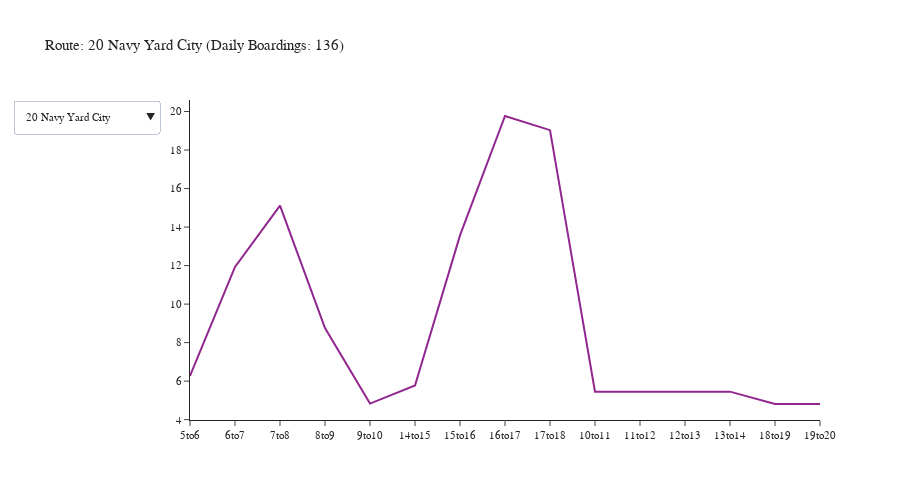

The cell this chart's notebook holds for it:
### Code cell
agency = 'Kitsap Transit'
df = df_transit_line[df_transit_line['agency'] == agency]
df = df.groupby(['tod', 'description']).agg({'boardings': 'sum'}).reset_index()
fig = create_tod_chart(df)
fig.show()

### Figure 1 — Plotly figure (JSON) as saved in the notebook; plotly's stock layout.template omitted (floating-point values rounded to 4 significant figures)
{"data": [{"mode": "lines", "name": "20 Navy Yard City", "type": "scatter", "visible": true, "x": ["5to6", "6to7", "7to8", "8to9", "9to10", "14to15", "15to16", "16to17", "17to18", "10to11", "11to12", "12to13", "13to14", "18to19", "19to20"], "y": [6.271, 11.93, 15.12, 8.753, 4.834, 5.773, 13.57, 19.77, 19.03, 5.455, 5.455, 5.455, 5.455, 4.812, 4.812]}, {"mode": "lines", "name": "212 Brem-Silverdle W", "type": "scatter", "visible": false, "x": ["5to6", "6to7", "7to8", "8to9", "9to10", "14to15", "15to16", "16to17", "17to18", "10to11", "11to12", "12to13", "13to14", "18to19", "19to20", "20to21", "21to22", "22to23", "23to0", "0to1", "1to2", "2to3", "3to4", "4to5"], "y": [25.41, 52.35, 61.08, 35.82, 17.66, 39.74, 45.91, 51.02, 71.22, 20.62, 20.62, 20.62, 20.62, 40.04, 40.04, 5.969, 5.969, 5.969, 5.969, 5.969, 5.969, 5.969, 5.969, 5.969]}, {"mode": "lines", "name": "217 Brem-Silverdle E", "type": "scatter", "visible": false, "x": ["5to6", "6to7", "7to8", "8to9", "9to10", "14to15", "15to16", "16to17", "17to18", "10to11", "11to12", "12to13", "13to14", "18to19", "19to20", "20to21", "21to22", "22to23", "23to0", "0to1", "1to2", "2to3", "3to4", "4to5"], "y": [37.95, 50.42, 109.1, 63.37, 25.59, 47.31, 51.85, 66.0, 72.0, 31.39, 31.39, 31.39, 31.39, 51.28, 51.28, 5.698, 5.698, 5.698, 5.698, 5.698, 5.698, 5.698, 5.698, 5.698]}, {"mode": "lines", "name": "221 Perry Avenue", "type": "scatter", "visible": false, "x": ["5to6", "6to7", "7to8", "8to9", "9to10", "14to15", "15to16", "16to17", "17to18", "10to11", "11to12", "12to13", "13to14", "18to19", "19to20"], "y": [1.085, 16.01, 6.384, 8.664, 3.537, 6.153, 3.191, 9.58, 4.498, 4.544, 4.544, 4.544, 4.544, 11.92, 11.92]}, {"mode": "lines", "name": "223 Kariotis", "type": "scatter", "visible": false, "x": ["6to7", "7to8", "8to9", "9to10", "14to15", "15to16", "16to17", "17to18", "10to11", "11to12", "12to13", "13to14", "18to19", "19to20"], "y": [4.713, 5.613, 5.485, 4.077, 4.211, 2.494, 2.48, 3.606, 2.169, 2.169, 2.169, 2.169, 2.331, 2.331]}, {"mode": "lines", "name": "225 Sheridan Park", "type": "scatter", "visible": false, "x": ["5to6", "6to7", "7to8", "8to9", "9to10", "14to15", "15to16", "16to17", "17to18", "10to11", "11to12", "12to13", "13to14", "18to19", "19to20"], "y": [2.087, 22.43, 7.922, 12.87, 2.653, 3.732, 7.371, 7.099, 13.07, 6.476, 6.476, 6.476, 6.476, 9.782, 9.782]}, {"mode": "lines", "name": "235 E Silvr-Old Twn", "type": "scatter", "visible": false, "x": ["8to9", "9to10", "14to15", "15to16", "16to17", "17to18", "10to11", "11to12", "12to13", "13to14"], "y": [1.121, 1.044, 0.201, 0.2431, 0.9478, 0.5527, 0.3529, 0.3529, 0.3529, 0.3529]}, {"mode": "lines", "name": "237 W Silvr-Fairgrnd", "type": "scatter", "visible": false, "x": ["9to10", "14to15", "15to16", "16to17", "17to18", "10to11", "11to12", "12to13", "13to14", "18to19", "19to20"], "y": [0.3648, 0.3779, 0.8729, 1.092, 0.3491, 0.3237, 0.3237, 0.3237, 0.3237, 0.05174, 0.05174]}, {"mode": "lines", "name": "24 Olympic College", "type": "scatter", "visible": false, "x": ["5to6", "6to7", "7to8", "8to9", "9to10", "14to15", "15to16", "16to17", "17to18", "10to11", "11to12", "12to13", "13to14", "18to19", "19to20"], "y": [9.737, 18.04, 21.61, 10.82, 5.447, 8.184, 10.88, 19.77, 11.91, 4.654, 4.654, 4.654, 4.654, 6.694, 6.694]}, {"mode": "lines", "name": "26 Bay Vista", "type": "scatter", "visible": false, "x": ["5to6", "6to7", "7to8", "8to9", "9to10", "14to15", "15to16", "16to17", "17to18", "10to11", "11to12", "12to13", "13to14", "18to19", "19to20"], "y": [5.703, 15.89, 12.13, 6.064, 4.276, 5.335, 11.2, 19.87, 19.62, 4.277, 4.277, 4.277, 4.277, 11.6, 11.6]}, {"mode": "lines", "name": "301 N Kitsap FF", "type": "scatter", "visible": false, "x": ["5to6", "6to7", "8to9", "9to10", "15to16", "16to17", "17to18", "10to11", "11to12", "12to13", "13to14", "18to19", "19to20"], "y": [27.94, 50.64, 6.21, 1.694, 23.82, 23.57, 20.91, 5.342, 5.342, 5.342, 5.342, 7.293, 7.293]}, {"mode": "lines", "name": "302 Suquam-Kingston", "type": "scatter", "visible": false, "x": ["6to7", "7to8", "8to9", "15to16", "16to17", "17to18", "10to11", "11to12", "12to13", "13to14", "18to19", "19to20"], "y": [3, 19.0, 0, 1.706, 5, 6.042, 0.1693, 0.1693, 0.1693, 0.1693, 1.547, 1.547]}, {"mode": "lines", "name": "307 N Vkng-KingstnFF", "type": "scatter", "visible": false, "x": ["6to7", "7to8", "8to9", "9to10", "15to16", "16to17", "17to18", "10to11", "11to12", "12to13", "13to14", "18to19", "19to20"], "y": [0, 0, 2, 1, 0.3334, 1, 1.657, 1.822, 1.822, 1.822, 1.822, 0.9529, 0.9529]}, {"mode": "lines", "name": "332 Poulsbo-Silvrdle", "type": "scatter", "visible": false, "x": ["7to8", "8to9", "9to10", "14to15", "15to16", "16to17", "17to18", "10to11", "11to12", "12to13", "13to14", "18to19", "19to20"], "y": [5.132, 4.577, 1.507, 32.52, 4.771, 5.022, 5.462, 5.557, 5.557, 5.557, 5.557, 5.039, 5.039]}, {"mode": "lines", "name": "344 Poulsbo Central", "type": "scatter", "visible": false, "x": ["8to9", "9to10", "14to15", "15to16", "16to17", "17to18", "10to11", "11to12", "12to13", "13to14"], "y": [4.842, 2.297, 5.957, 5.357, 6.206, 3.988, 2.646, 2.646, 2.646, 2.646]}, {"mode": "lines", "name": "390 Poulsbo-Bainbrdg", "type": "scatter", "visible": false, "x": ["5to6", "6to7", "7to8", "8to9", "9to10", "14to15", "15to16", "16to17", "17to18", "10to11", "11to12", "12to13", "13to14", "18to19", "19to20", "20to21", "21to22", "22to23", "23to0", "0to1", "1to2", "2to3", "3to4", "4to5"], "y": [13.46, 24.59, 27.32, 28.16, 11.33, 43.04, 14.17, 17.64, 19.17, 19.93, 19.93, 19.93, 19.93, 18.88, 18.88, 6.563, 6.563, 6.563, 6.563, 6.563, 6.563, 6.563, 6.563, 6.563]}, {"mode": "lines", "name": "4 Tremont", "type": "scatter", "visible": false, "x": ["5to6", "6to7", "7to8", "8to9", "9to10", "14to15", "15to16", "16to17", "17to18", "10to11", "11to12", "12to13", "13to14", "18to19", "19to20"], "y": [2.774, 3.995, 3.204, 3.688, 2.277, 0.8851, 6.498, 4.404, 5.073, 0.7824, 0.7824, 0.7824, 0.7824, 0.4098, 0.4098]}, {"mode": "lines", "name": "5 Sidney", "type": "scatter", "visible": false, "x": ["5to6", "6to7", "7to8", "8to9", "9to10", "14to15", "15to16", "16to17", "17to18", "10to11", "11to12", "12to13", "13to14", "18to19", "19to20"], "y": [2.198, 6.574, 7.726, 6.658, 3.729, 3.892, 6.656, 3.702, 3.08, 2.946, 2.946, 2.946, 2.946, 1.065, 1.065]}, {"mode": "lines", "name": "8 Bethel", "type": "scatter", "visible": false, "x": ["5to6", "6to7", "7to8", "8to9", "9to10", "14to15", "15to16", "16to17", "17to18", "10to11", "11to12", "12to13", "13to14", "18to19", "19to20"], "y": [11.83, 17.59, 22.71, 22.69, 12.44, 13.55, 29.78, 14.63, 37.15, 17.65, 17.65, 17.65, 17.65, 18.56, 18.56]}, {"mode": "lines", "name": "9 E Port Orchard", "type": "scatter", "visible": false, "x": ["6to7", "7to8", "8to9", "9to10", "14to15", "15to16", "16to17", "17to18", "10to11", "11to12", "12to13", "13to14", "18to19", "19to20"], "y": [2.632, 7.637, 5.686, 5.227, 8.166, 4.581, 6.764, 10.62, 9.705, 9.705, 9.705, 9.705, 2.887, 2.887]}, {"mode": "lines", "name": "Brem-Pt Orchard FF", "type": "scatter", "visible": false, "x": ["5to6", "6to7", "7to8", "8to9", "9to10", "14to15", "15to16", "16to17", "17to18", "10to11", "11to12", "12to13", "13to14", "18to19", "19to20", "20to21", "21to22", "22to23", "23to0", "0to1", "1to2", "2to3", "3to4", "4to5"], "y": [76.2, 197.3, 172.9, 123.6, 46.24, 65.52, 86.78, 61.54, 165.5, 61.8, 61.8, 61.8, 61.8, 71.29, 71.29, 18.21, 18.21, 18.21, 18.21, 18.21, 18.21, 18.21, 18.21, 18.21]}, {"mode": "lines", "name": "Seattle-Bremerton FF", "type": "scatter", "visible": false, "x": ["5to6", "6to7", "7to8", "8to9", "9to10", "14to15", "15to16", "16to17", "17to18", "10to11", "11to12", "12to13", "13to14", "18to19", "19to20", "20to21", "21to22", "22to23", "23to0", "0to1", "1to2", "2to3", "3to4", "4to5"], "y": [274.4, 408.0, 423, 205.1, 73.36, 90.79, 248.0, 292.6, 520.8, 38.45, 38.45, 38.45, 38.45, 162.6, 162.6, 18.15, 18.15, 18.15, 18.15, 18.15, 18.15, 18.15, 18.15, 18.15]}, {"mode": "lines", "name": "Seattle-Kingston FF", "type": "scatter", "visible": false, "x": ["5to6", "6to7", "7to8", "8to9", "14to15", "15to16", "16to17", "17to18", "10to11", "11to12", "12to13", "13to14", "18to19", "19to20"], "y": [11, 0, 17, 1.351, 2, 34, 1, 8.148, 0, 0, 0, 0, 1.5, 1.5]}, {"mode": "lines", "name": "Brem-Annapolis FF", "type": "scatter", "visible": false, "x": ["5to6", "6to7", "7to8", "14to15", "15to16", "16to17", "17to18"], "y": [9.105, 32.58, 26.12, 12.27, 85.04, 79.51, 84.29]}, {"mode": "lines", "name": "Seattle-Southwrth FF", "type": "scatter", "visible": false, "x": ["5to6", "6to7", "7to8", "8to9", "14to15", "15to16", "16to17", "17to18", "18to19", "19to20"], "y": [116.0, 116.3, 74.4, 23.9, 34.21, 14.54, 81.08, 67.35, 45.32, 45.32]}, {"mode": "lines", "name": "106 Fletcher Bay", "type": "scatter", "visible": false, "x": ["5to6", "6to7", "7to8", "15to16", "16to17", "17to18", "18to19", "19to20"], "y": [5.035, 4.322, 2.004, 2.324, 3.718, 2.793, 2.866, 2.866]}, {"mode": "lines", "name": "215 McWilliams", "type": "scatter", "visible": false, "x": ["5to6", "6to7", "7to8", "15to16", "16to17", "17to18", "18to19", "19to20"], "y": [41.02, 41.67, 27.34, 17.22, 44.73, 65.55, 14.51, 14.51]}, {"mode": "lines", "name": "219 Crossroads", "type": "scatter", "visible": false, "x": ["5to6", "6to7", "7to8", "15to16", "16to17"], "y": [7.106, 3.8, 6.486, 5.436, 0.4768]}, {"mode": "lines", "name": "333 Silvrdale-Bainb", "type": "scatter", "visible": false, "x": ["5to6", "6to7", "15to16", "16to17", "17to18", "18to19", "19to20", "20to21", "21to22", "22to23", "23to0", "0to1", "1to2", "2to3", "3to4", "4to5"], "y": [42.02, 12.49, 8.793, 18.14, 16.84, 13.13, 13.13, 4.104, 4.104, 4.104, 4.104, 4.104, 4.104, 4.104, 4.104, 4.104]}, {"mode": "lines", "name": "81 Annapolis Commutr", "type": "scatter", "visible": false, "x": ["5to6", "6to7", "7to8", "15to16", "16to17", "17to18"], "y": [2, 10.45, 1.905, 8.672, 18.28, 4.961]}, {"mode": "lines", "name": "85 Mullenix Express", "type": "scatter", "visible": false, "x": ["5to6", "6to7", "7to8", "15to16", "16to17", "17to18", "18to19", "19to20"], "y": [2.1, 8.1, 5.4, 0, 4.082, 1.382, 1.79, 1.79]}, {"mode": "lines", "name": "86 Southwrth Shuttle", "type": "scatter", "visible": false, "x": ["5to6", "6to7", "7to8", "8to9", "15to16", "16to17", "17to18", "18to19", "19to20"], "y": [75.96, 167.6, 15.06, 47.89, 42.14, 56.72, 73.22, 38.4, 38.4]}, {"mode": "lines", "name": "93 Manzanita", "type": "scatter", "visible": false, "x": ["5to6", "6to7", "7to8", "15to16", "16to17", "17to18", "18to19", "19to20"], "y": [2.153, 6.63, 8.314, 2.232, 1.179, 1.855, 1.901, 1.901]}, {"mode": "lines", "name": "94 Agate Point", "type": "scatter", "visible": false, "x": ["5to6", "6to7", "7to8", "15to16", "16to17", "17to18", "18to19", "19to20"], "y": [1.961, 4.991, 3.382, 3.265, 4.645, 7.514, 2.101, 2.101]}, {"mode": "lines", "name": "95 Battle Point", "type": "scatter", "visible": false, "x": ["5to6", "6to7", "7to8", "15to16", "16to17", "17to18", "18to19", "19to20"], "y": [5.798, 4.678, 10.86, 5.098, 10.35, 5.563, 4.821, 4.821]}, {"mode": "lines", "name": "96 Sunrise", "type": "scatter", "visible": false, "x": ["5to6", "6to7", "7to8", "15to16", "16to17", "17to18", "18to19", "19to20"], "y": [2.039, 9.009, 9.618, 4.287, 3.546, 7.323, 2.013, 2.013]}, {"mode": "lines", "name": "97 Crystal Springs", "type": "scatter", "visible": false, "x": ["5to6", "6to7", "7to8", "15to16", "16to17", "17to18", "18to19", "19to20"], "y": [10.23, 11.14, 20.83, 10.05, 9.6, 14.15, 6.154, 6.154]}, {"mode": "lines", "name": "98 Fort Ward", "type": "scatter", "visible": false, "x": ["5to6", "6to7", "7to8", "15to16", "16to17", "17to18", "18to19", "19to20"], "y": [19.1, 14.93, 18.03, 11.53, 18.35, 22.02, 7.934, 7.934]}, {"mode": "lines", "name": "99 Bill Point", "type": "scatter", "visible": false, "x": ["5to6", "6to7", "7to8", "15to16", "16to17", "17to18", "18to19", "19to20"], "y": [5.846, 17.42, 29.94, 6.552, 10.2, 6.85, 1.941, 1.941]}, {"mode": "lines", "name": "222 Gateway", "type": "scatter", "visible": false, "x": ["5to6", "6to7", "7to8", "17to18", "18to19", "19to20"], "y": [4.792, 9.935, 4.801, 38.48, 4.858, 4.858]}, {"mode": "lines", "name": "377 BI Ferry-Pbo", "type": "scatter", "visible": false, "x": ["18to19", "19to20"], "y": [3.952, 3.952]}], "layout": {"font": {"size": 11}, "height": 500, "title": {"text": "Route: 20 Navy Yard City (Daily Boardings: 136)"}, "updatemenus": [{"buttons": [{"args": [{"visible": [true, false, false, false, false, false, false, false, false, false, false, false, false, false, false, false, false, false, false, false, false, false, false, false, false, false, false, false, false, false, false, false, false, false, false, false, false, false, false, false, false]}, {"title": "Route: 20 Navy Yard City (Daily Boardings: 136)"}], "label": "20 Navy Yard City", "method": "update"}, {"args": [{"visible": [false, true, false, false, false, false, false, false, false, false, false, false, false, false, false, false, false, false, false, false, false, false, false, false, false, false, false, false, false, false, false, false, false, false, false, false, false, false, false, false, false]}, {"title": "Route: 212 Brem-Silverdle W (Daily Boardings: 616)"}], "label": "212 Brem-Silverdle W", "method": "update"}, {"args": [{"visible": [false, false, true, false, false, false, false, false, false, false, false, false, false, false, false, false, false, false, false, false, false, false, false, false, false, false, false, false, false, false, false, false, false, false, false, false, false, false, false, false, false]}, {"title": "Route: 217 Brem-Silverdle E (Daily Boardings: 803)"}], "label": "217 Brem-Silverdle E", "method": "update"}, {"args": [{"visible": [false, false, false, true, false, false, false, false, false, false, false, false, false, false, false, false, false, false, false, false, false, false, false, false, false, false, false, false, false, false, false, false, false, false, false, false, false, false, false, false, false]}, {"title": "Route: 221 Perry Avenue (Daily Boardings: 101)"}], "label": "221 Perry Avenue", "method": "update"}, {"args": [{"visible": [false, false, false, false, true, false, false, false, false, false, false, false, false, false, false, false, false, false, false, false, false, false, false, false, false, false, false, false, false, false, false, false, false, false, false, false, false, false, false, false, false]}, {"title": "Route: 223 Kariotis (Daily Boardings: 46)"}], "label": "223 Kariotis", "method": "update"}, {"args": [{"visible": [false, false, false, false, false, true, false, false, false, false, false, false, false, false, false, false, false, false, false, false, false, false, false, false, false, false, false, false, false, false, false, false, false, false, false, false, false, false, false, false, false]}, {"title": "Route: 225 Sheridan Park (Daily Boardings: 125)"}], "label": "225 Sheridan Park", "method": "update"}, {"args": [{"visible": [false, false, false, false, false, false, true, false, false, false, false, false, false, false, false, false, false, false, false, false, false, false, false, false, false, false, false, false, false, false, false, false, false, false, false, false, false, false, false, false, false]}, {"title": "Route: 235 E Silvr-Old Twn (Daily Boardings: 6)"}], "label": "235 E Silvr-Old Twn", "method": "update"}, {"args": [{"visible": [false, false, false, false, false, false, false, true, false, false, false, false, false, false, false, false, false, false, false, false, false, false, false, false, false, false, false, false, false, false, false, false, false, false, false, false, false, false, false, false, false]}, {"title": "Route: 237 W Silvr-Fairgrnd (Daily Boardings: 4)"}], "label": "237 W Silvr-Fairgrnd", "method": "update"}, {"args": [{"visible": [false, false, false, false, false, false, false, false, true, false, false, false, false, false, false, false, false, false, false, false, false, false, false, false, false, false, false, false, false, false, false, false, false, false, false, false, false, false, false, false, false]}, {"title": "Route: 24 Olympic College (Daily Boardings: 148)"}], "label": "24 Olympic College", "method": "update"}, {"args": [{"visible": [false, false, false, false, false, false, false, false, false, true, false, false, false, false, false, false, false, false, false, false, false, false, false, false, false, false, false, false, false, false, false, false, false, false, false, false, false, false, false, false, false]}, {"title": "Route: 26 Bay Vista (Daily Boardings: 140)"}], "label": "26 Bay Vista", "method": "update"}, {"args": [{"visible": [false, false, false, false, false, false, false, false, false, false, true, false, false, false, false, false, false, false, false, false, false, false, false, false, false, false, false, false, false, false, false, false, false, false, false, false, false, false, false, false, false]}, {"title": "Route: 301 N Kitsap FF (Daily Boardings: 191)"}], "label": "301 N Kitsap FF", "method": "update"}, {"args": [{"visible": [false, false, false, false, false, false, false, false, false, false, false, true, false, false, false, false, false, false, false, false, false, false, false, false, false, false, false, false, false, false, false, false, false, false, false, false, false, false, false, false, false]}, {"title": "Route: 302 Suquam-Kingston (Daily Boardings: 39)"}], "label": "302 Suquam-Kingston", "method": "update"}, {"args": [{"visible": [false, false, false, false, false, false, false, false, false, false, false, false, true, false, false, false, false, false, false, false, false, false, false, false, false, false, false, false, false, false, false, false, false, false, false, false, false, false, false, false, false]}, {"title": "Route: 307 N Vkng-KingstnFF (Daily Boardings: 15)"}], "label": "307 N Vkng-KingstnFF", "method": "update"}, {"args": [{"visible": [false, false, false, false, false, false, false, false, false, false, false, false, false, true, false, false, false, false, false, false, false, false, false, false, false, false, false, false, false, false, false, false, false, false, false, false, false, false, false, false, false]}, {"title": "Route: 332 Poulsbo-Silvrdle (Daily Boardings: 91)"}], "label": "332 Poulsbo-Silvrdle", "method": "update"}, {"args": [{"visible": [false, false, false, false, false, false, false, false, false, false, false, false, false, false, true, false, false, false, false, false, false, false, false, false, false, false, false, false, false, false, false, false, false, false, false, false, false, false, false, false, false]}, {"title": "Route: 344 Poulsbo Central (Daily Boardings: 39)"}], "label": "344 Poulsbo Central", "method": "update"}, {"args": [{"visible": [false, false, false, false, false, false, false, false, false, false, false, false, false, false, false, true, false, false, false, false, false, false, false, false, false, false, false, false, false, false, false, false, false, false, false, false, false, false, false, false, false]}, {"title": "Route: 390 Poulsbo-Bainbrdg (Daily Boardings: 375)"}], "label": "390 Poulsbo-Bainbrdg", "method": "update"}, {"args": [{"visible": [false, false, false, false, false, false, false, false, false, false, false, false, false, false, false, false, true, false, false, false, false, false, false, false, false, false, false, false, false, false, false, false, false, false, false, false, false, false, false, false, false]}, {"title": "Route: 4 Tremont (Daily Boardings: 37)"}], "label": "4 Tremont", "method": "update"}, {"args": [{"visible": [false, false, false, false, false, false, false, false, false, false, false, false, false, false, false, false, false, true, false, false, false, false, false, false, false, false, false, false, false, false, false, false, false, false, false, false, false, false, false, false, false]}, {"title": "Route: 5 Sidney (Daily Boardings: 58)"}], "label": "5 Sidney", "method": "update"}, {"args": [{"visible": [false, false, false, false, false, false, false, false, false, false, false, false, false, false, false, false, false, false, true, false, false, false, false, false, false, false, false, false, false, false, false, false, false, false, false, false, false, false, false, false, false]}, {"title": "Route: 8 Bethel (Daily Boardings: 290)"}], "label": "8 Bethel", "method": "update"}, {"args": [{"visible": [false, false, false, false, false, false, false, false, false, false, false, false, false, false, false, false, false, false, false, true, false, false, false, false, false, false, false, false, false, false, false, false, false, false, false, false, false, false, false, false, false]}, {"title": "Route: 9 E Port Orchard (Daily Boardings: 96)"}], "label": "9 E Port Orchard", "method": "update"}, {"args": [{"visible": [false, false, false, false, false, false, false, false, false, false, false, false, false, false, false, false, false, false, false, false, true, false, false, false, false, false, false, false, false, false, false, false, false, false, false, false, false, false, false, false, false]}, {"title": "Route: Brem-Pt Orchard FF (Daily Boardings: 1,549)"}], "label": "Brem-Pt Orchard FF", "method": "update"}, {"args": [{"visible": [false, false, false, false, false, false, false, false, false, false, false, false, false, false, false, false, false, false, false, false, false, true, false, false, false, false, false, false, false, false, false, false, false, false, false, false, false, false, false, false, false]}, {"title": "Route: Seattle-Bremerton FF (Daily Boardings: 3,179)"}], "label": "Seattle-Bremerton FF", "method": "update"}, {"args": [{"visible": [false, false, false, false, false, false, false, false, false, false, false, false, false, false, false, false, false, false, false, false, false, false, true, false, false, false, false, false, false, false, false, false, false, false, false, false, false, false, false, false, false]}, {"title": "Route: Seattle-Kingston FF (Daily Boardings: 77)"}], "label": "Seattle-Kingston FF", "method": "update"}, {"args": [{"visible": [false, false, false, false, false, false, false, false, false, false, false, false, false, false, false, false, false, false, false, false, false, false, false, true, false, false, false, false, false, false, false, false, false, false, false, false, false, false, false, false, false]}, {"title": "Route: Brem-Annapolis FF (Daily Boardings: 329)"}], "label": "Brem-Annapolis FF", "method": "update"}, {"args": [{"visible": [false, false, false, false, false, false, false, false, false, false, false, false, false, false, false, false, false, false, false, false, false, false, false, false, true, false, false, false, false, false, false, false, false, false, false, false, false, false, false, false, false]}, {"title": "Route: Seattle-Southwrth FF (Daily Boardings: 618)"}], "label": "Seattle-Southwrth FF", "method": "update"}, {"args": [{"visible": [false, false, false, false, false, false, false, false, false, false, false, false, false, false, false, false, false, false, false, false, false, false, false, false, false, true, false, false, false, false, false, false, false, false, false, false, false, false, false, false, false]}, {"title": "Route: 106 Fletcher Bay (Daily Boardings: 26)"}], "label": "106 Fletcher Bay", "method": "update"}, {"args": [{"visible": [false, false, false, false, false, false, false, false, false, false, false, false, false, false, false, false, false, false, false, false, false, false, false, false, false, false, true, false, false, false, false, false, false, false, false, false, false, false, false, false, false]}, {"title": "Route: 215 McWilliams (Daily Boardings: 267)"}], "label": "215 McWilliams", "method": "update"}, {"args": [{"visible": [false, false, false, false, false, false, false, false, false, false, false, false, false, false, false, false, false, false, false, false, false, false, false, false, false, false, false, true, false, false, false, false, false, false, false, false, false, false, false, false, false]}, {"title": "Route: 219 Crossroads (Daily Boardings: 23)"}], "label": "219 Crossroads", "method": "update"}, {"args": [{"visible": [false, false, false, false, false, false, false, false, false, false, false, false, false, false, false, false, false, false, false, false, false, false, false, false, false, false, false, false, true, false, false, false, false, false, false, false, false, false, false, false, false]}, {"title": "Route: 333 Silvrdale-Bainb (Daily Boardings: 161)"}], "label": "333 Silvrdale-Bainb", "method": "update"}, {"args": [{"visible": [false, false, false, false, false, false, false, false, false, false, false, false, false, false, false, false, false, false, false, false, false, false, false, false, false, false, false, false, false, true, false, false, false, false, false, false, false, false, false, false, false]}, {"title": "Route: 81 Annapolis Commutr (Daily Boardings: 46)"}], "label": "81 Annapolis Commutr", "method": "update"}, {"args": [{"visible": [false, false, false, false, false, false, false, false, false, false, false, false, false, false, false, false, false, false, false, false, false, false, false, false, false, false, false, false, false, false, true, false, false, false, false, false, false, false, false, false, false]}, {"title": "Route: 85 Mullenix Express (Daily Boardings: 25)"}], "label": "85 Mullenix Express", "method": "update"}, {"args": [{"visible": [false, false, false, false, false, false, false, false, false, false, false, false, false, false, false, false, false, false, false, false, false, false, false, false, false, false, false, false, false, false, false, true, false, false, false, false, false, false, false, false, false]}, {"title": "Route: 86 Southwrth Shuttle (Daily Boardings: 555)"}], "label": "86 Southwrth Shuttle", "method": "update"}, {"args": [{"visible": [false, false, false, false, false, false, false, false, false, false, false, false, false, false, false, false, false, false, false, false, false, false, false, false, false, false, false, false, false, false, false, false, true, false, false, false, false, false, false, false, false]}, {"title": "Route: 93 Manzanita (Daily Boardings: 26)"}], "label": "93 Manzanita", "method": "update"}, {"args": [{"visible": [false, false, false, false, false, false, false, false, false, false, false, false, false, false, false, false, false, false, false, false, false, false, false, false, false, false, false, false, false, false, false, false, false, true, false, false, false, false, false, false, false]}, {"title": "Route: 94 Agate Point (Daily Boardings: 30)"}], "label": "94 Agate Point", "method": "update"}, {"args": [{"visible": [false, false, false, false, false, false, false, false, false, false, false, false, false, false, false, false, false, false, false, false, false, false, false, false, false, false, false, false, false, false, false, false, false, false, true, false, false, false, false, false, false]}, {"title": "Route: 95 Battle Point (Daily Boardings: 52)"}], "label": "95 Battle Point", "method": "update"}, {"args": [{"visible": [false, false, false, false, false, false, false, false, false, false, false, false, false, false, false, false, false, false, false, false, false, false, false, false, false, false, false, false, false, false, false, false, false, false, false, true, false, false, false, false, false]}, {"title": "Route: 96 Sunrise (Daily Boardings: 40)"}], "label": "96 Sunrise", "method": "update"}, {"args": [{"visible": [false, false, false, false, false, false, false, false, false, false, false, false, false, false, false, false, false, false, false, false, false, false, false, false, false, false, false, false, false, false, false, false, false, false, false, false, true, false, false, false, false]}, {"title": "Route: 97 Crystal Springs (Daily Boardings: 88)"}], "label": "97 Crystal Springs", "method": "update"}, {"args": [{"visible": [false, false, false, false, false, false, false, false, false, false, false, false, false, false, false, false, false, false, false, false, false, false, false, false, false, false, false, false, false, false, false, false, false, false, false, false, false, true, false, false, false]}, {"title": "Route: 98 Fort Ward (Daily Boardings: 120)"}], "label": "98 Fort Ward", "method": "update"}, {"args": [{"visible": [false, false, false, false, false, false, false, false, false, false, false, false, false, false, false, false, false, false, false, false, false, false, false, false, false, false, false, false, false, false, false, false, false, false, false, false, false, false, true, false, false]}, {"title": "Route: 99 Bill Point (Daily Boardings: 81)"}], "label": "99 Bill Point", "method": "update"}, {"args": [{"visible": [false, false, false, false, false, false, false, false, false, false, false, false, false, false, false, false, false, false, false, false, false, false, false, false, false, false, false, false, false, false, false, false, false, false, false, false, false, false, false, true, false]}, {"title": "Route: 222 Gateway (Daily Boardings: 68)"}], "label": "222 Gateway", "method": "update"}, {"args": [{"visible": [false, false, false, false, false, false, false, false, false, false, false, false, false, false, false, false, false, false, false, false, false, false, false, false, false, false, false, false, false, false, false, false, false, false, false, false, false, false, false, false, true]}, {"title": "Route: 377 BI Ferry-Pbo (Daily Boardings: 8)"}], "label": "377 BI Ferry-Pbo", "method": "update"}], "direction": "down", "showactive": true}], "width": 900, "yaxis": {"tickformat": ".00f"}}}
